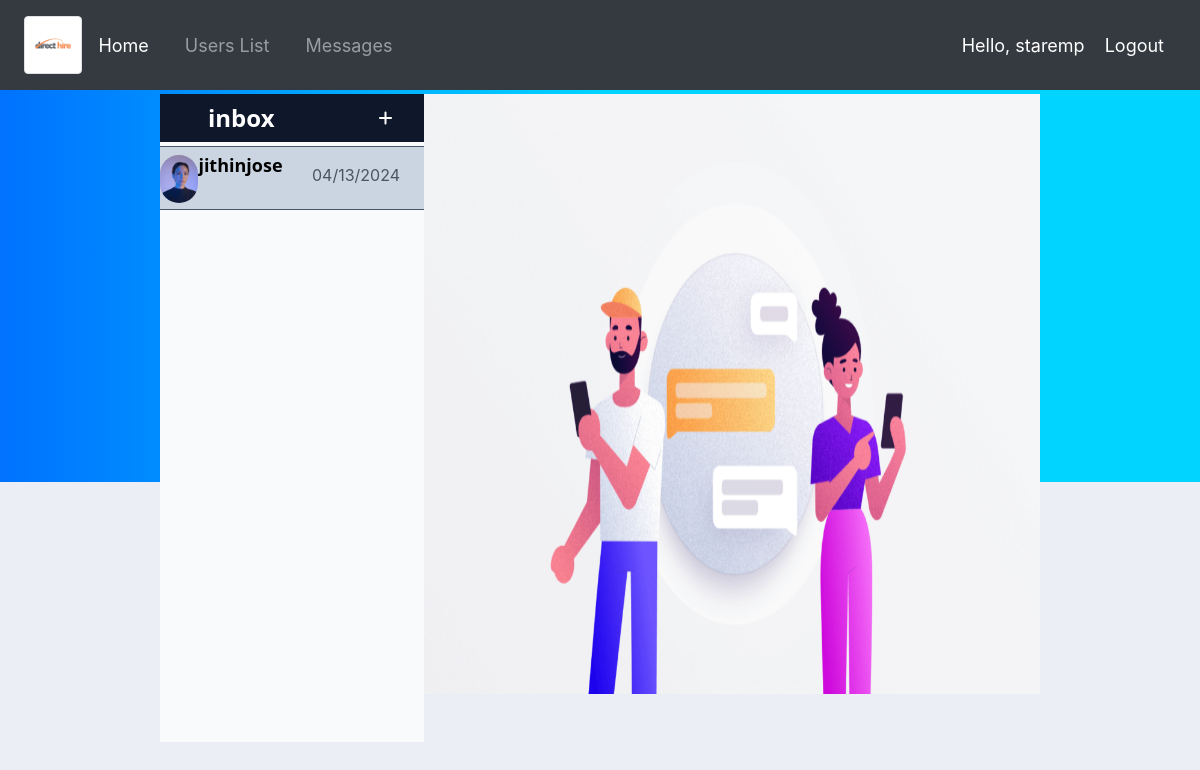
Screenshot of /chat/ (signed in) with the database file from the repository.
### accounts/models.py (models this page shows)
class NewUser(AbstractUser):
    USER_TYPE_CHOICES = (
        (1, 'customer'),
        (2, 'employee'),
        (3, 'admin'),
    )
    user_type = models.PositiveSmallIntegerField(choices=USER_TYPE_CHOICES, null=True, blank=True)

### chat/models.py (models this page shows, shortened)
class Message(models.Model):
    sender = models.ForeignKey(NewUser, on_delete=models.CASCADE, related_name='sender')
    recipient = models.ForeignKey(NewUser, on_delete=models.CASCADE, related_name='recipient')
    message = models.TextField()
    date = models.DateTimeField(auto_now_add=True)
    is_read = models.BooleanField(default=False)
    class Meta:
        db_table = 'chat_messages'
        verbose_name = 'Message'
        verbose_name_plural = 'Messages'
        ordering = ('-date',)
    @staticmethod
    def get_message_list(user):
        messages = Message.objects.filter(sender=user) | Message.objects.filter(recipient=user)
        user_list = set()
        message_list = []
        for message in messages:
            if message.sender == user:
                other_user = message.recipient
            else:
                other_user = message.sender
            if other_user not in user_list:
                user_list.add(other_user)
                message_list.append(message)
        message_list.sort(key=lambda x: x.date, reverse=True)
        return message_list

### chat/views.py (the view)
# urls.py: path('', MessagesListView.as_view(), name='messages_list'),
class MessagesListView(LoginRequiredMixin, ListView):
    model = Message
    template_name = 'messages_list.html'
    login_url = '/login2/'
    def get_context_data(self, **kwargs):
        context = super().get_context_data(**kwargs)
        user = NewUser.objects.get(pk=self.request.user.pk)
        messages = Message.get_message_list(user)
        other_users = []
        for i in range(len(messages)):
            if messages[i].sender != user:
                other_users.append(messages[i].sender)
            else:
                other_users.append(messages[i].recipient)
        context['messages_list'] = messages
        context['other_users'] = other_users
        context['you'] = user
        return context

### chat/templates/messages_list.html (shortened to what this page needs)
{% extends 'chat_base.html' %}
	{% load static %}
    {% load tailwind_filters %}
{% load crispy_forms_tags %}
{% load tailwind_filters %}
    {% block contacts %}
    {% for message in messages_list %}
    {% for us in other_users %}
    {% if us.pk == message.recipient.pk or us.pk == message.sender.pk  %}
    <div class=" mb-1 bg-slate-300 h-16 flex flex-row border-y border-slate-600 cursor-pointer active:bg-slate-700"
        onclick="location.href='{% url 'chat:inbox' us %}';">
        <img class=" block rounded-full h-12 mx-auto mt-2 ml-2" src="{% static '/images/default-user3.jpg' %}" alt="User">
        <div class="flex flex-col flex-nowrap overflow-y-scroll overflow-x-hidden ml-4 my-1 mx-auto text-start space-x-1 truncate">
            <p class=" text-black text-lg text-left font-semibold font-sans">
                {{us}}
            </p>
        </div>
        <div class="grow"></div>
        <small class=" justify-self-end text-gray-600 mr-4 mt-3 text-base  ">
            <time datetime="2020-01-01">
                {{message.date|date:"m/d/Y" }}
            </time>
        </small>
    </div>
    {% endif %}
    {% endfor %}
    {% endfor %}
    {% endblock %}
    {% block message %}
    <div class=" bg-gray-300 h-[600px]">
        <div class="flex h-full w-full">
            <div class="bg-slate-400 rounded-md font-medium">
                <img class=" flex h-full w-full" src="{% static '/images/welcome_img.png' %}" alt="Welcome">
            </div>
        </div>
    </div>
    {% endblock %}

### accounts/templates/navbar2.html (shortened to what this page needs)
{% load static %}
<link rel="stylesheet" href="https://stackpath.bootstrapcdn.com/bootstrap/4.3.1/css/bootstrap.min.css">
<link rel="stylesheet" type="text/css" href="{% static '/css/main.css' %}">
<nav class="navbar navbar-expand-lg navbar-dark bg-dark">
    <img src="{% static 'images/direct_hire.png' %}" width="5%" class="img-thumbnail m-2 p-2">
    <div class="collapse navbar-collapse" id="navbarNavDropdown">
      <ul class="navbar-nav">
        <li class="hello-msg active">
          <a class="nav-link" href="{% url 'accounts:home' %}">Home</a>
        </li>
        {% if user.is_authenticated %}
          <li class="hello-msg">
              <a class="nav-link" href="{% url  'chat:users_list' %}">Users List</a>
          </li>
          <li class="hello-msg">
            <a class="nav-link" href="{% url  'chat:messages_list' %}">Messages</a>
        </li>
        {% endif %}
      </ul>
    </div>
    <span class="hello-msg">Hello, {{ request.user }}</span>
    {% if user.is_authenticated %}
    <span ><a class="hello-msg" href="{% url 'accounts:logout' %}">Logout</a></span>
    {% else %}
    <span ><a class="hello-msg" href="{% url 'accounts:login2' %}">Login</a></span>
    {% endif %}
  </nav>

### static/css/main.css (style rules this page uses)
body { background-color: #ebeff5; }

### accounts/templates/navbar2.html (style rules this page uses)
.hello-msg { font-size: 18px; color: #fff; margin-right: 20px; }

### rows the page displays
NewUser: user "staremp"
Message: date "04/13/2024"
NewUser: username "jithinjose"
